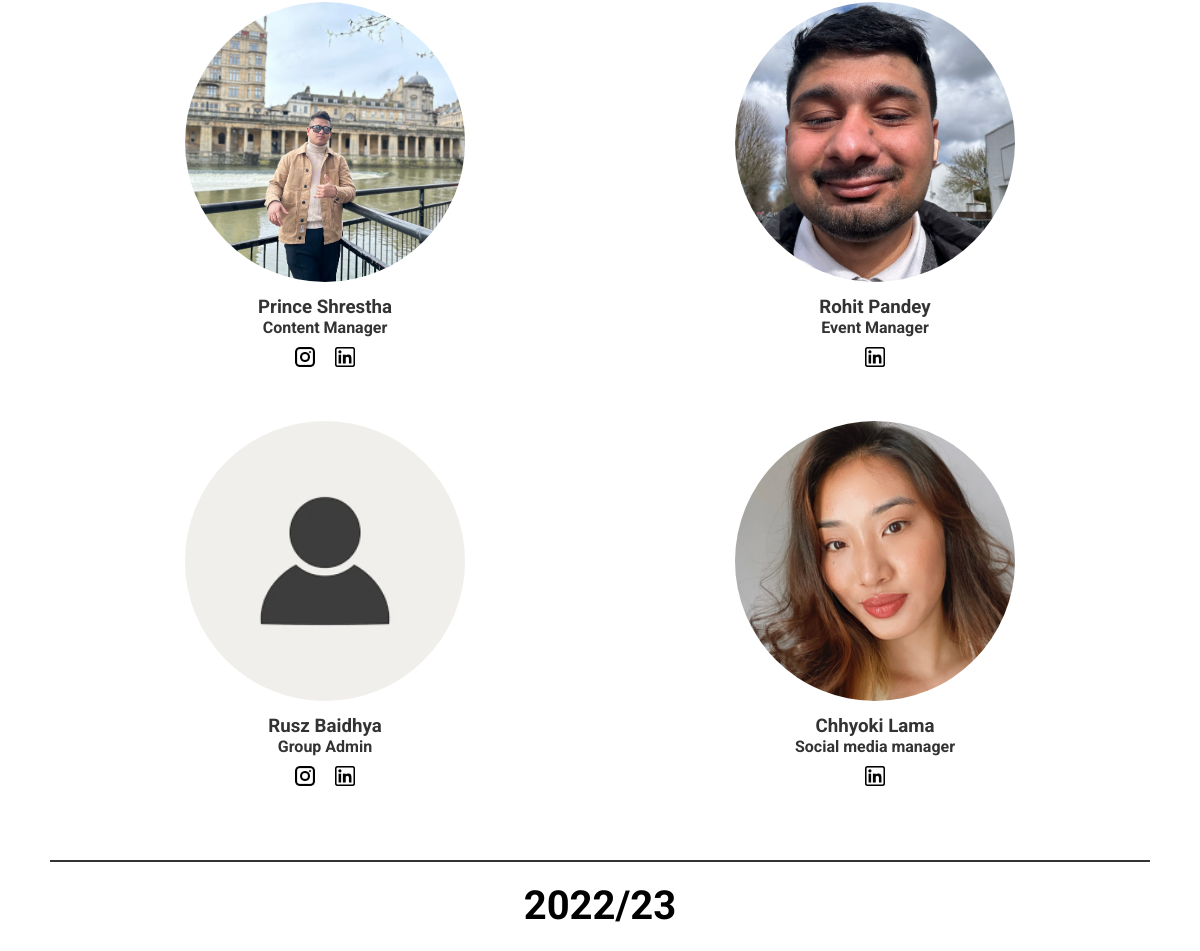
Page /members/ (middle part) on the earlier database version.
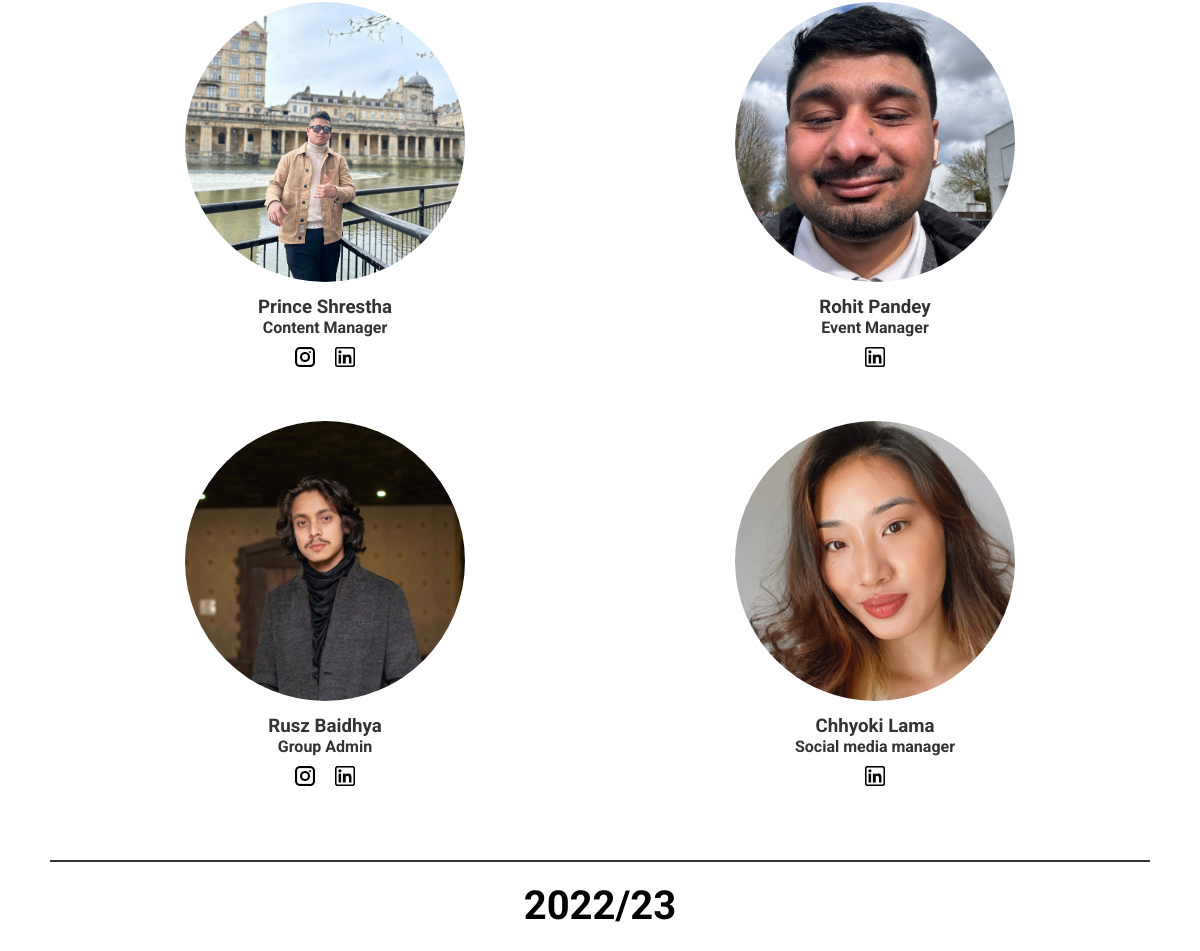
Same page on the later database version.
### home/models.py (models this page shows, shortened)
class Member_detail(models.Model):
    id = models.AutoField(primary_key=True)
    member = models.ForeignKey(Members, on_delete=models.CASCADE)
    image = models.ImageField(upload_to="image")
    name = models.CharField(max_length=25, blank=True, null=True)
    title = models.CharField(max_length=25, blank=True, null=True)
    date_year = models.CharField(max_length=20, blank=True, null=True)
    details_text = models.TextField(blank=True, null=True)
    instagram_link = models.URLField(blank=True, null=True)
    linkedln_link = models.URLField(blank=True, null=True)

class Members(models.Model):
    member_year = models.CharField(max_length=20, blank=True, null=True)
    date = models.DateTimeField("Date")
    class Meta:
        ordering = ['-member_year']

### home/views.py (the view)
# urls.py: path('members/', views.members, name='members'),
def members(request):
    pics = Member_detail.objects.all()
    year = Members.objects.all()
    return render(request, 'members.html',{"pics":pics, "year": year})

### templates/members.html (shortened to what this page needs)
{% extends 'base.html' %}
{% block body %}
  {% load static %}
  <section>
    <div class="member-page">
      {% for y in year %}
        <h3 class="member-heading-year">{{ y.member_year }}</h3>
        <div class="member-page-cards">
          {% for x in pics %}
            {% if x.date_year == y.member_year %}
              <div class="member-card">
                <a href="/member-single">
                <img src="{{ x.image.url }}" alt="" />
                <div class="member-details">
                  <h3>{{ x.name }}</h3>
                  <h4>{{ x.title }}</h4>
                </a>
                </div>
                <div class="social-media-icon">
                  {% if x.instagram_link %}
                    <a href="{{ x.instagram_link }}"><img src="{% static 'img/instagram.png' %}" alt="Instagram" /></a>
                  {% endif %}
                  {% if x.linkedln_link %}
                    <a href="{{ x.linkedln_link }}"><img src="{% static 'img/linkedin.png' %}" alt="LinkedIn" /></a>
                  {% endif %}
                </div>
              </div>
            {% endif %}
          {% endfor %}
        <hr>
      {% endfor %}
  </section>
{% endblock %}

### templates/base.html (shortened to what this page needs)
<!DOCTYPE html>
<html lang="en">
{% load static %}
<head>
   <link rel="stylesheet" href="{% static 'styles.css' %}">
</head>
<body>
   {% block body%}
   {% endblock body%}
</body>

### static/styles.css (style rules this page uses)
:root { --black: #333333; --white: #ffffff; --grey: #BDBDBD; --darkgrey: #6a6a6a; --bgGrey: #FBFBFB; }
* { margin: 0; padding: 0; font-family: "Roboto", sans-serif; }
a { text-decoration: none; color: #333333; }
.member-page { text-align: center; padding: 0px 50px; }
.member-page-cards { display: flex; flex-wrap: wrap; justify-content: space-around; row-gap: 30px; }
.member-card { width: 400px; text-align: center; }
.member-card>a>img { object-fit: cover; border-radius: 50%; width: 280px; height: 280px; width: 280px; height: 280px; margin-right: auto; margin-left: auto; margin-bottom: 10px; display: absolute; display: absolute; }
.social-media-icon>a>img { width: 20px; filter: contrast(0%) brightness(0%); padding: 10px 8px 20px 8px; }
.member-heading-year { margin-top: 20px; margin-bottom: 40px; font-size: 40px; }
.member-page>hr { border: 1px solid var(--black); margin-top: 50px; }

Differences in the rows shown:
changed Member_detail "Rusz Baidhya": image: a different picture
